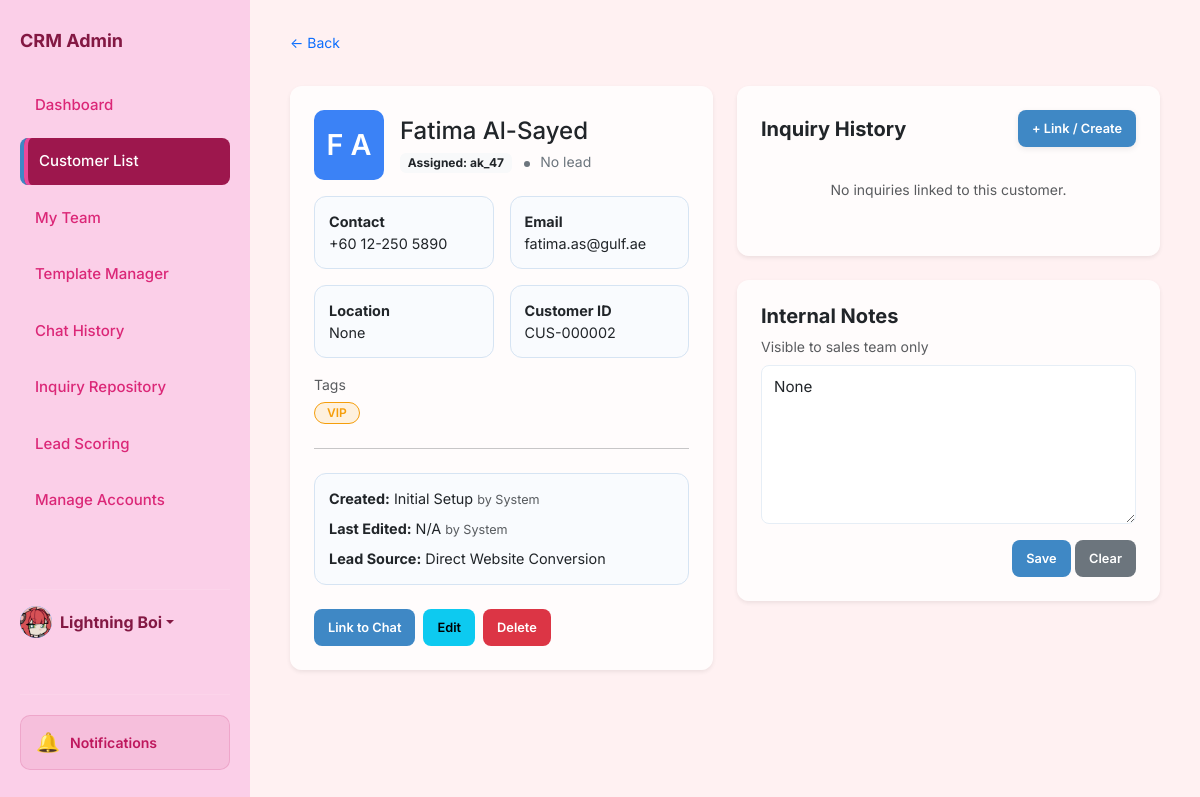
The page /customer/2 (signed in) on the database its author committed.
### app.py (models this page shows, shortened)
class User(db.Model):
    id = db.Column(db.Integer, primary_key=True)
    username = db.Column(db.String(80), unique=True, nullable=False)
    password = db.Column(db.String(200), nullable=False)
    name = db.Column(db.String(100), default='Admin')
    bio = db.Column(db.Text, default='')
    profile_picture = db.Column(db.String(200), default='https://ui-avatars.com/api/?name=Admin&background=random')
    role = db.Column(db.String(20), default='agent') # super_admin, agent
    preferences = db.Column(db.Text, default='{}') # Stores dashboard layout/stats as JSON
    last_active = db.Column(db.String(50))
    team_id = db.Column(db.Integer, db.ForeignKey('team.id'), nullable=True)
    team_role = db.Column(db.String(20)) # leader, vice_leader, member
    last_active_team_chat = db.Column(db.String(50)) # Timestamp of last time user viewed team chat

class Customer(db.Model):
    id = db.Column(db.Integer, primary_key=True)
    name = db.Column(db.String(100), nullable=False)
    email = db.Column(db.String(120), unique=True)
    phone = db.Column(db.String(20))
    location = db.Column(db.String(100))
    assigned_staff = db.Column(db.String(100))
    status = db.Column(db.String(50), default="Active")
    tags = db.Column(db.String(200)) # Stored as "VIP,New,Returning"
    notes = db.Column(db.Text)
    last_contact = db.Column(db.String(50))
    created_at = db.Column(db.String(50))
    created_by = db.Column(db.String(100))
    updated_at = db.Column(db.String(50))
    updated_by = db.Column(db.String(100))

### app.py (the view)
@app.route('/customer/<int:id>')
def customer_profile(id):
    customer = Customer.query.get_or_404(id)
    tag_colors = {
        'VIP': '#f59e0b',
        'New': '#10b981',
        'Returning': '#3b82f6',
        'Hot Lead': '#ef4444',
        'Cold Lead': '#6b7280',
        'Premium': '#8b5cf6',
        'Enterprise': '#ec4899'
    }
    users = User.query.all()
    total_lead_score = 0
    for s in customer.chat_sessions:
        total_lead_score += calculate_session_score(s)
    return render_template('customer_details.html', c=customer, tags_inventory=get_tags_inventory(), tag_colors=tag_colors, users=users, total_lead_score=total_lead_score)

### templates/customer_details.html (shortened to what this page needs)
<!DOCTYPE html>
<html lang="en">
<head>
    <link href="https://cdn.jsdelivr.net/npm/bootstrap@5.3.0/dist/css/bootstrap.min.css" rel="stylesheet">
    <link rel="stylesheet" href="https://cdn.jsdelivr.net/npm/bootstrap-icons@1.11.1/font/bootstrap-icons.css">
    <link rel="stylesheet" href="{{ url_for('static', filename='style.css') }}">
</head>
<body id="page-customers"
    class="{% if current_theme and current_theme != 'light' %}theme-{{ current_theme }}{% endif %}">
    <aside class="sidebar">
        <h2>CRM Admin</h2>
        <a href="/dashboard" class="nav-link nav-dashboard">Dashboard</a>
        <a href="/customers" class="nav-link nav-customers active">Customer List</a>
        <a href="/my-team" class="nav-link nav-my-team d-flex justify-content-between align-items-center">
            My Team
        </a>
        <a href="/templates-manager" class="nav-link nav-templates">Template Manager</a>
        <a href="/history" class="nav-link nav-history d-flex justify-content-between align-items-center">
            Chat History
        </a>
        <a href="/repository" class="nav-link nav-repository">Inquiry Repository</a>
        <a href="/scoring" class="nav-link nav-scoring">Lead Scoring</a>
        {% if session.get('user_role') in ['ultra_admin', 'super_admin', 'admin'] %}
        <a href="/admin/create-account" class="nav-link nav-admin">
            Manage Accounts
        </a>
        {% endif %}
        <div class="mt-auto pt-3 border-top border-secondary" style="border-color: rgba(255,255,255,0.1) !important;">
            <div class="dropdown">
                <a href="#" class="d-flex align-items-center text-decoration-none dropdown-toggle" id="dropdownUser1"
                    data-bs-toggle="dropdown" aria-expanded="false">
                    <div class="avatar-circle bg-primary text-white me-2"
                        style="width: 32px; height: 32px; font-size: 14px; display:flex; align-items:center; justify-content:center; border-radius:50%; overflow:hidden;">
                        {% if session.get('user_pic') and 'http' in session.get('user_pic') %}
                        <img src="{{ session.get('user_pic') }}" alt="User"
                            style="width:100%; height:100%; object-fit:cover;">
                        {% elif session.get('user_pic') %}
                        <img src="{{ url_for('static', filename='uploads/' + session.get('user_pic')) }}" alt="User"
                            style="width:100%; height:100%; object-fit:cover;">
                        {% else %}
                        {{ session.get('user_name', 'Admin')[0] | upper }}
                        {% endif %}
                    </div>
                    <strong>{{ session.get('user_name', 'Admin') }}</strong>
                </a>
            </div>
        </div>
    </aside>
    <main class="main">
        <a href="/customers" class="text-decoration-none small">← Back</a>
        <div class="row g-4 mt-2">
            <div class="col-lg-6">
                <div class="card p-4 shadow-sm border-0">
                    <div class="d-flex align-items-center mb-3">
                        {% set parts = c.name.strip().split() %}
                        <div class="avatar-circle me-3" style="width:70px;height:70px;font-size:1.8rem;">
                            {{ parts[0][0]|upper }}
                            {% if parts|length > 1 %}
                            {{ parts[-1][0]|upper }}
                            {% endif %}
                        </div>
                        <div>
                            <h4 class="mb-1">{{ c.name }}</h4>
                            <span class="badge bg-light text-dark">
                                {% set active_session = c.chat_sessions | selectattr('status', 'equalto', 'agent_active') | first %}
                                Assigned: {% if active_session and active_session.assigned_agent %}{{ active_session.assigned_agent.name }}{% else %}no agent has been assigned{% endif %}
                            </span>
                            <span class="ms-2 small {% if total_lead_score > 0 %}text-success{% else %}text-secondary{% endif %}">
                                <span class="status-dot" style="background: {% if total_lead_score > 0 %}#4caf50{% else %}#6c757d{% endif %};"></span>
                                {% if total_lead_score > 0 %}Active lead{% else %}No lead{% endif %}
                            </span>
                        </div>
                    </div>
                    <div class="row g-3">
                        <div class="col-md-6">
                            <div class="info-box"><strong>Contact</strong><br>{{ c.phone or 'N/A' }}</div>
                        </div>
                        <div class="col-md-6">
                            <div class="info-box"><strong>Email</strong><br>{{ c.email }}</div>
                        </div>
                        <div class="col-md-6">
                            <div class="info-box"><strong>Location</strong><br>{{ c.location or 'Singapore' }}</div>
                        </div>
                        <div class="col-md-6">
                            <div class="info-box"><strong>Customer ID</strong><br>CUS-{{ "%06d"|format(c.id) }}</div>
                        </div>
                    </div>
                    <div class="mt-3">
                        <div class="text-muted small mb-1">Tags</div>
                        {% if c.tags %}
                        {% for tag in c.tags.split(',') %}
                        <span class="tag" style="
                      background: {{ tag_colors.get(tag, '#ccc') }}20;
                      color: {{ tag_colors.get(tag, '#555') }};
                      border: 1px solid {{ tag_colors.get(tag, '#ccc') }};
                  ">
                            {{ tag }}
                        </span>
                        {% endfor %}
                        {% else %}
                        <span class="text-muted small">No tags</span>
                        {% endif %}
                    </div>
                    <hr class="my-4">
                    <div class="info-box mb-4">
                        <div class="mb-2"><strong>Created:</strong> {{ c.created_at or "Initial Setup" }}
                            <span class="text-muted small">by {{ c.created_by or "System" }}</span>
                        </div>
                        <div class="mb-2"><strong>Last Edited:</strong> {{ c.updated_at or c.created_at or "N/A" }}
                            <span class="text-muted small">by {{ c.updated_by or c.created_by or "System" }}</span>
                        </div>
                        <div><strong>Lead Source:</strong> Direct Website Conversion</div>
                    </div>
                    <div class="d-flex gap-2">
                        <button class="btn btn-primary btn-sm" type="button" onclick="goToCustomerChat()">
                            Link to Chat
                        </button>
                        <a href="{{ url_for('edit_customer', id=c.id) }}" class="btn btn-info btn-sm">Edit</a>
                        <button class="btn btn-danger btn-sm" type="button"
                            onclick="confirmDelete({{ c.id }})">
                            Delete
                        </button>
                    </div>
                </div>
            </div>
            <div class="col-lg-6">
                <div class="card p-4 shadow-sm border-0 mb-4">
                    <div class="d-flex justify-content-between align-items-center mb-3">
                        <h5 class="fw-bold mb-0">Inquiry History</h5>
                        <button class="btn btn-blue btn-sm" onclick="openLinkInquiryModal()">+ Link / Create</button>
                    </div>
                    <div id="linkedInquiriesList">
                        {% if c.inquiries %}
                        {% for inq in c.inquiries %}
                        <div class="p-2 border rounded mb-2 bg-light d-flex justify-content-between align-items-center">
                            <div>
                                <div class="fw-bold small">#{{ inq.id }} - {{ inq.inquiry_type }}</div>
                                <div class="text-muted" style="font-size: 0.7rem;">Status: {{ inq.status }} | Rep: {{
                                    inq.assigned_rep }}</div>
                            </div>
                            <a href="/inquiry/{{ inq.id }}" class="btn btn-xs btn-outline-primary py-0 px-2"
                                style="font-size: 0.7rem;">View</a>
                        </div>
                        {% endfor %}
                        {% else %}
                        <p class="small text-muted text-center py-3">No inquiries linked to this customer.</p>
                        {% endif %}
                    </div>
                </div>
                <div class="card p-4 shadow-sm border-0">
                    <h5 class="fw-bold">Internal Notes</h5>
                    <div class="text-muted small mb-2">Visible to sales team only</div>
                    <textarea class="form-control mb-3" rows="6" id="customerNotes">{{ c.notes or '' }}</textarea>
                    <div class="text-end">
                        <button class="btn btn-primary btn-sm" onclick="saveNotes(event)" data-customer-id="{{ c.id }}">
                            Save
                        </button>
                        <button class="btn btn-secondary btn-sm"
                            onclick="document.getElementById('customerNotes').value=''">
                            Clear
                        </button>
                    </div>
                </div>
            </div>
        </div>
    </main>
</body>
</html>

### rows shown on the page
User: profile_picture (picture), get "Lightning Boi"
Customer: name "Fatima Al-Sayed", phone "+60 12-250 5890", email "fatima.as@gulf.ae", location "None", id "000002", tags "VIP", created_at "Initial Setup", created_by "System", updated_at+created_at "N/A", updated_by+created_by "System", notes "None"
User: assigned_agent.name "ak_47"

### other values the page prints
{{ parts[0][0]|upper }} "F"
{{ parts[-1][0]|upper }} "A"
